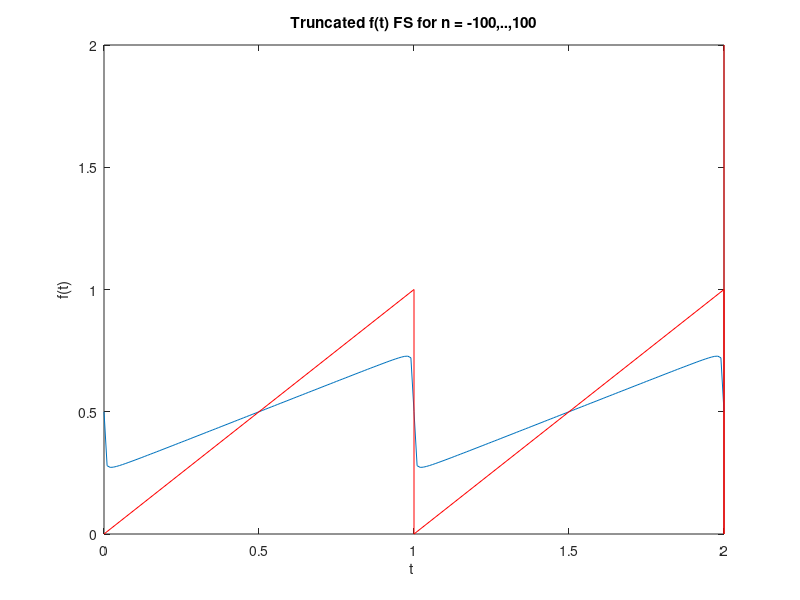
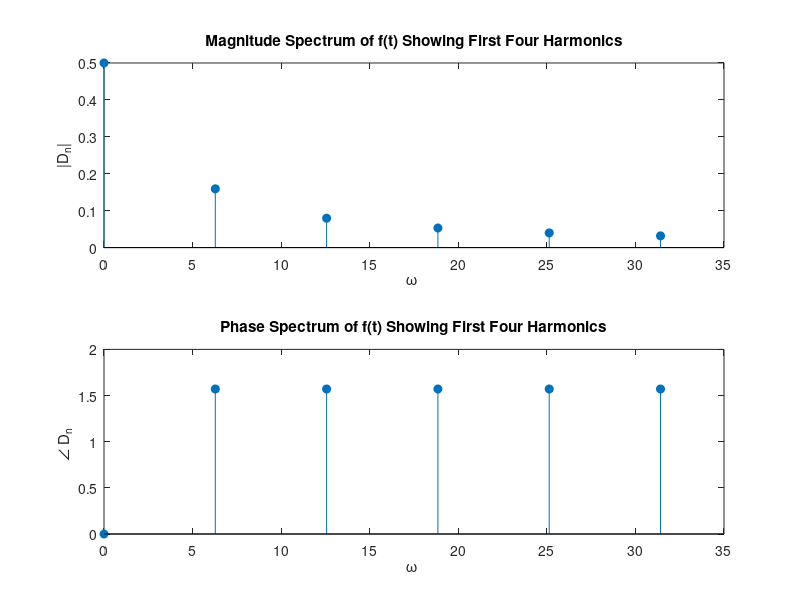

MATLAB code to generate these figures, in order:
%
% Filename: example6.m
%
% Description: m-file to compute and plot the truncated Fourier
%              Series representation of a saw tooth wave.
%

% *** Plot truncatated FS for various numbers of terms. ***
clear;                                  % clear matlab's memory
figure(1); clf;				% open and clear figure 1

To = 1; wo = 2*pi/To;			% fundamental period and frequency

D0 = 0.5;				% signal offset

t = 0:0.01:2;				% time over which we'll plot signal

N = [1 5 10 50 100];			% +/- values at which we'll truncate FS

for i = 1:5,				% compute truncated FS for above N values
   
   f = D0*ones(size(t));		% start out with DC bias term
   
   for n = N(i),			% loop over negative n
      Dn = j/(2*pi*n);			% Fourier coefficient
      f = f + real(Dn*exp(j*n*wo*t));	% add FS terms
   end;
   
   for n = 1:N(i),			% loop over positive n
      Dn = j/(2*pi*n);                  % Fourier coefficient
      f = f + real(Dn*exp(j*n*wo*t));	% add FS terms
   end;
   
   %subplot(2,2,i);			% plot truncated FS representation of f(t)
   plot(t,f);				% and actual signal
   hold on;
   plot([0 1 1 2 2 2],[0 1 0 1 0 2],'r');
   hold off;
   xlabel('t ');
   ylabel('f(t)');
   titlevec = ['Truncated f(t) FS for n = ' num2str(-N(i)),',..,',num2str(N(i))];
   title(titlevec);
   
end;

% *** Plot exponential magnitude and phase spectra for 1st 4 harmonics
clear;					% clear matlab's memory
figure(2); clf;				% open and clear figure 2

To = 1; wo = 2*pi/To;			% fundamental period and frequency

D0 = 0.5;				% signal offset, 0 frequency term

i = 1;					% vector index to help store Dn and w

for n = 5:1,				% loop over negative n
   Dn(i) = j/(2*pi*n);                  % Compute & store fourier coef.
   w(i) = n*wo;				% store associated frequency
	i = i + 1;			% increment vector index   
end;

Dn(i) = D0; w(i) = 0;			% store 0 frequency terms							
i = i + 1;				% increment vector index

for n = 1:5,				% loop over positive n
   Dn(i) = j/(2*pi*n);                  % Compute & store Fourier coef.
   w(i) = n*wo;				% store associated frequency
   i = i + 1;				% increment vector index;
end;
   
subplot(2,1,1);				% plot magnitude spectrum of f(t)
stem(w,abs(Dn),'filled');
xlabel('\omega ');
ylabel('|D_n|');
title('Magnitude Spectrum of f(t) Showing First Four Harmonics');

subplot(2,1,2);				% plot phase spectrum of f(t)
stem(w,angle(Dn),'filled');
xlabel('\omega ');
ylabel('\angle D_n ');
title('Phase Spectrum of f(t) Showing First Four Harmonics');